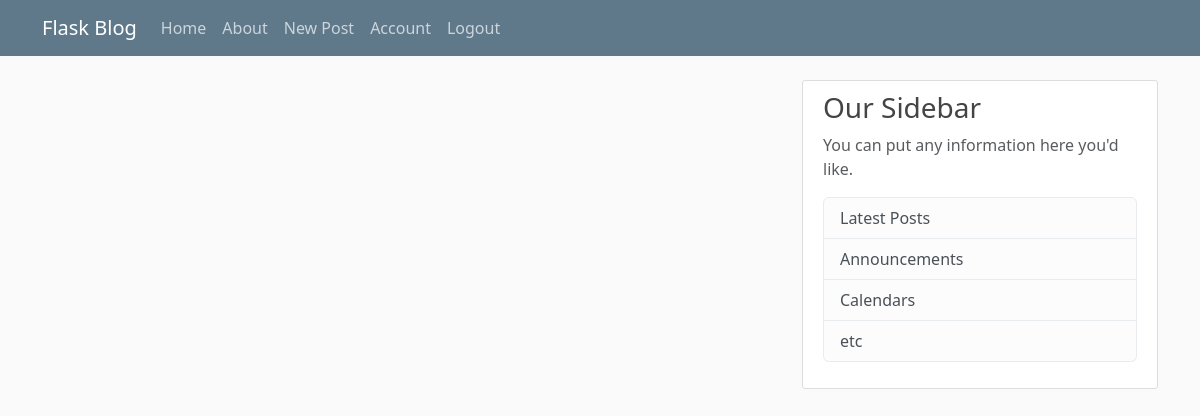
The page /home (signed in) on the database as committed earlier.
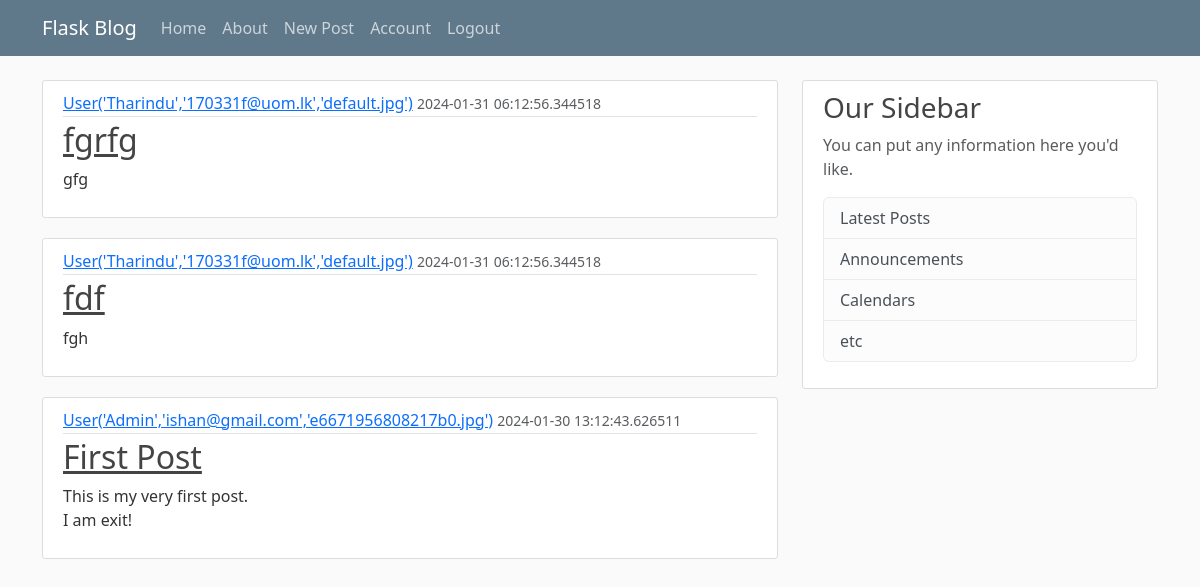
The same page on the database as committed later.
### flaskblog/models.py (models this page shows, shortened)
class Post(db.Model):
    id=db.Column(db.Integer,primary_key=True)
    title=db.Column(db.String(100),nullable=False)
    date_posted=db.Column(db.DateTime,nullable=False,default=datetime.utcnow())
    content=db.Column(db.Text,nullable=False)
    user_id=db.Column(db.Integer,db.ForeignKey('user.id'),nullable=False)

class User(db.Model,UserMixin):
    id=db.Column(db.Integer,primary_key=True)
    username=db.Column(db.String(20),unique=True,nullable=False)
    email=db.Column(db.String(120),unique=True,nullable=False)
    image_file=db.Column(db.String(20),nullable=False,default='default.jpg')
    password=db.Column(db.String(60),nullable=False)
    posts=db.relationship('Post',backref='author',lazy=True)
    def __repr__(self):
        return f"User('{self.username}','{self.email}','{self.image_file}')"

### flaskblog/routes.py (the view)
@app.route('/')
@app.route('/home')
def home():
    page=request.args.get('page',1,type=int)
    posts=Post.query.order_by(Post.date_posted.desc()).paginate(page=page,per_page=5)
    return render_template('home.html',posts=posts)

### flaskblog/models.py (called while the page is built)
@login_manager.user_loader
def load_user(user_id):
    return User.query.get(int(user_id))

### flaskblog/templates/home.html
{%extends "layout.html"%}
{% block content %}
    {% for post in posts%}
    <article class="media content-section">
        <div class="media-body">
          <div class="article-metadata">
            <a class="mr-2" href="#">{{ post.author }}</a>
            <small class="text-muted">{{ post.date_posted }}</small>
          </div>
          <h2><a class="article-title" href="#">{{ post.title }}</a></h2>
          <p class="article-content">{{ post.content }}</p>
        </div>
      </article>
    {%endfor%}
{% endblock content%}

Rows that differ between the two databases and show on the page:
added Post: author "User('Tharindu','170331f@uom.lk','default.jpg')", date_posted "2024-01-31 06:12:56.344518", title "fgrfg", content "gfg"
added Post: author "User('Tharindu','170331f@uom.lk','default.jpg')", date_posted "2024-01-31 06:12:56.344518", title "fdf", content "fgh"
added Post: author "User('Admin','ishan@gmail.com','e6671956808217b0.jpg')", date_posted "2024-01-30 13:12:43.626511", title "First Post", content "This is my very first post. I am exit!"
